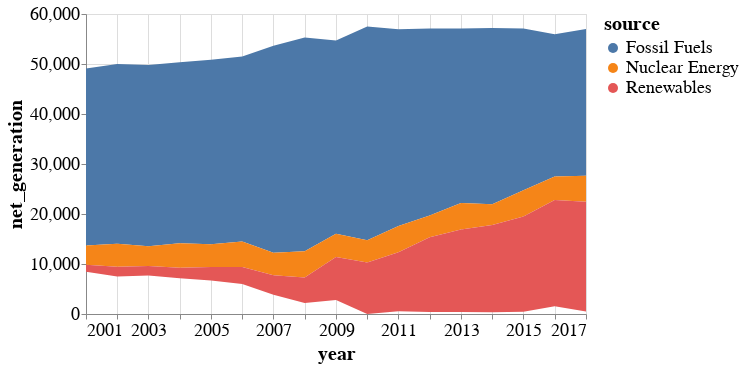

The cell this chart's notebook holds for it:
### Code cell
alt.Chart(df).mark_area().encode(
    x=alt.X('year'),
    y=alt.Y('net_generation', stack='center'),
    color='source'
)

### Figure 1 — Vega-Lite specification as saved in the notebook (floating-point values rounded to 4 significant figures)
{"$schema": "https://vega.github.io/schema/vega-lite/v3.2.1.json", "config": {"axis": {"labelFontSize": 18, "titleFontSize": 20}, "legend": {"labelFontSize": 18, "symbolSize": 100, "titleFontSize": 20}, "scale": {"bandPaddingInner": 0.5, "bandPaddingOuter": 0.5}, "style": {"bar": {"size": 20}, "guide-label": {"fontSize": 20}, "guide-title": {"fontSize": 25}}}, "data": {"name": "data-bb61008ba0c766c5601afa5323d12ad4"}, "datasets": {"data-bb61008ba0c766c5601afa5323d12ad4": [{"net_generation": 35361, "source": "Fossil Fuels", "year": "2001-01-01T00:00:00"}, {"net_generation": 35991, "source": "Fossil Fuels", "year": "2002-01-01T00:00:00"}, {"net_generation": 36234, "source": "Fossil Fuels", "year": "2003-01-01T00:00:00"}, {"net_generation": 36205, "source": "Fossil Fuels", "year": "2004-01-01T00:00:00"}, {"net_generation": 36883, "source": "Fossil Fuels", "year": "2005-01-01T00:00:00"}, {"net_generation": 37014, "source": "Fossil Fuels", "year": "2006-01-01T00:00:00"}, {"net_generation": 41389, "source": "Fossil Fuels", "year": "2007-01-01T00:00:00"}, {"net_generation": 42734, "source": "Fossil Fuels", "year": "2008-01-01T00:00:00"}, {"net_generation": 38620, "source": "Fossil Fuels", "year": "2009-01-01T00:00:00"}, {"net_generation": 42750, "source": "Fossil Fuels", "year": "2010-01-01T00:00:00"}, {"net_generation": 39361, "source": "Fossil Fuels", "year": "2011-01-01T00:00:00"}, {"net_generation": 37379, "source": "Fossil Fuels", "year": "2012-01-01T00:00:00"}, {"net_generation": 34873, "source": "Fossil Fuels", "year": "2013-01-01T00:00:00"}, {"net_generation": 35250, "source": "Fossil Fuels", "year": "2014-01-01T00:00:00"}, {"net_generation": 32319, "source": "Fossil Fuels", "year": "2015-01-01T00:00:00"}, {"net_generation": 28437, "source": "Fossil Fuels", "year": "2016-01-01T00:00:00"}, {"net_generation": 29329, "source": "Fossil Fuels", "year": "2017-01-01T00:00:00"}, {"net_generation": 3853, "source": "Nuclear Energy", "year": "2001-01-01T00:00:00"}, {"net_generation": 4574, "source": "Nuclear Energy", "year": "2002-01-01T00:00:00"}, {"net_generation": 3988, "source": "Nuclear Energy", "year": "2003-01-01T00:00:00"}, {"net_generation": 4929, "source": "Nuclear Energy", "year": "2004-01-01T00:00:00"}, {"net_generation": 4538, "source": "Nuclear Energy", "year": "2005-01-01T00:00:00"}, {"net_generation": 5095, "source": "Nuclear Energy", "year": "2006-01-01T00:00:00"}, {"net_generation": 4519, "source": "Nuclear Energy", "year": "2007-01-01T00:00:00"}, {"net_generation": 5282, "source": "Nuclear Energy", "year": "2008-01-01T00:00:00"}, {"net_generation": 4679, "source": "Nuclear Energy", "year": "2009-01-01T00:00:00"}, {"net_generation": 4451, "source": "Nuclear Energy", "year": "2010-01-01T00:00:00"}, {"net_generation": 5215, "source": "Nuclear Energy", "year": "2011-01-01T00:00:00"}, {"net_generation": 4347, "source": "Nuclear Energy", "year": "2012-01-01T00:00:00"}, {"net_generation": 5321, "source": "Nuclear Energy", "year": "2013-01-01T00:00:00"}, {"net_generation": 4152, "source": "Nuclear Energy", "year": "2014-01-01T00:00:00"}, {"net_generation": 5243, "source": "Nuclear Energy", "year": "2015-01-01T00:00:00"}, {"net_generation": 4703, "source": "Nuclear Energy", "year": "2016-01-01T00:00:00"}, {"net_generation": 5214, "source": "Nuclear Energy", "year": "2017-01-01T00:00:00"}, {"net_generation": 1437, "source": "Renewables", "year": "2001-01-01T00:00:00"}, {"net_generation": 1963, "source": "Renewables", "year": "2002-01-01T00:00:00"}, {"net_generation": 1885, "source": "Renewables", "year": "2003-01-01T00:00:00"}, {"net_generation": 2102, "source": "Renewables", "year": "2004-01-01T00:00:00"}, {"net_generation": 2724, "source": "Renewables", "year": "2005-01-01T00:00:00"}, {"net_generation": 3364, "source": "Renewables", "year": "2006-01-01T00:00:00"}, {"net_generation": 3870, "source": "Renewables", "year": "2007-01-01T00:00:00"}, {"net_generation": 5070, "source": "Renewables", "year": "2008-01-01T00:00:00"}, {"net_generation": 8560, "source": "Renewables", "year": "2009-01-01T00:00:00"}, {"net_generation": 10308, "source": "Renewables", "year": "2010-01-01T00:00:00"}, {"net_generation": 11795, "source": "Renewables", "year": "2011-01-01T00:00:00"}, {"net_generation": 14949, "source": "Renewables", "year": "2012-01-01T00:00:00"}, {"net_generation": 16476, "source": "Renewables", "year": "2013-01-01T00:00:00"}, {"net_generation": 17452, "source": "Renewables", "year": "2014-01-01T00:00:00"}, {"net_generation": 19091, "source": "Renewables", "year": "2015-01-01T00:00:00"}, {"net_generation": 21241, "source": "Renewables", "year": "2016-01-01T00:00:00"}, {"net_generation": 21933, "source": "Renewables", "year": "2017-01-01T00:00:00"}]}, "encoding": {"color": {"field": "source", "type": "nominal"}, "x": {"field": "year", "type": "temporal"}, "y": {"field": "net_generation", "stack": "center", "type": "quantitative"}}, "height": 300, "mark": "area", "width": 500}
